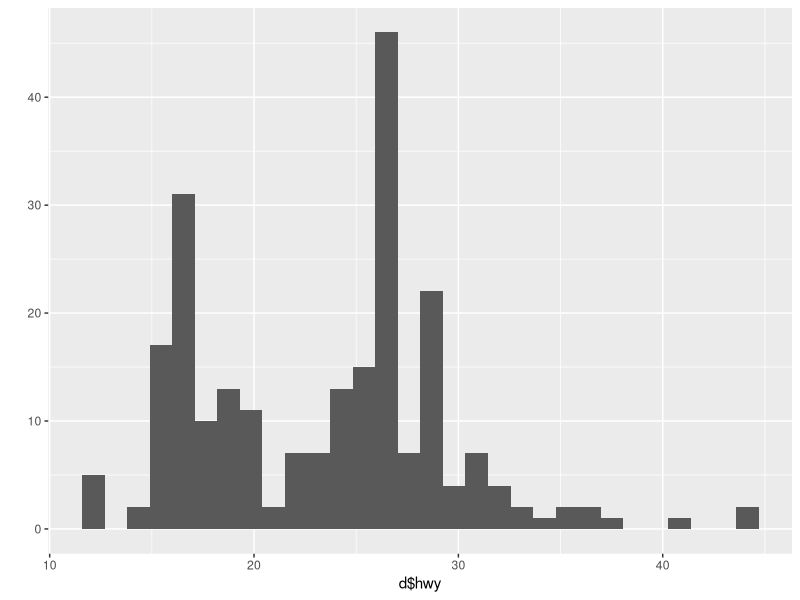
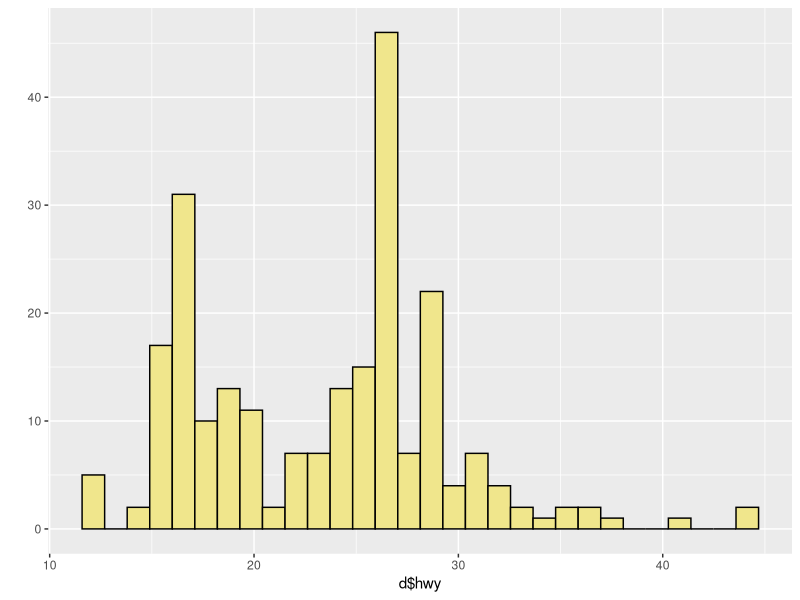
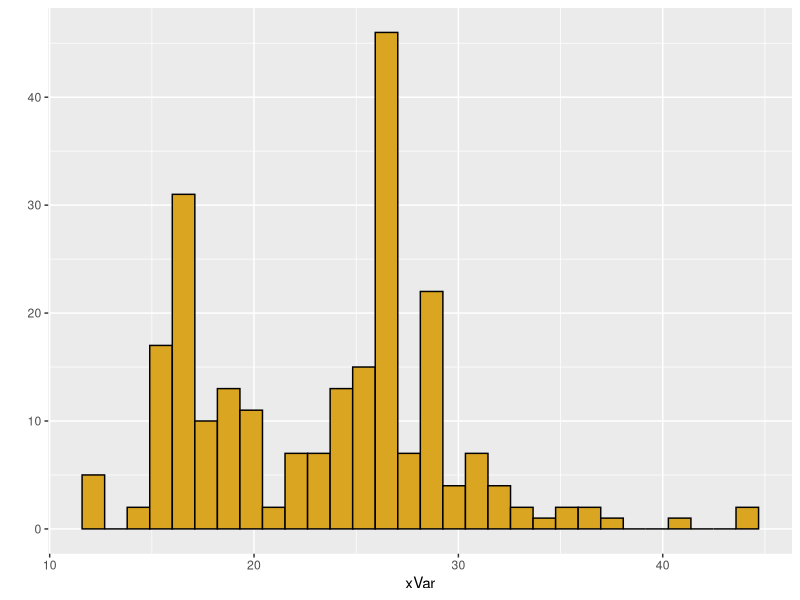
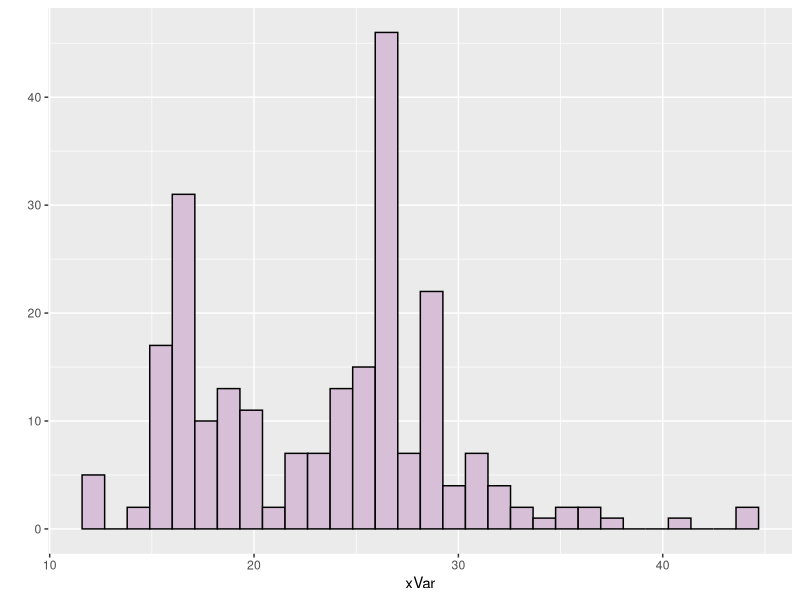
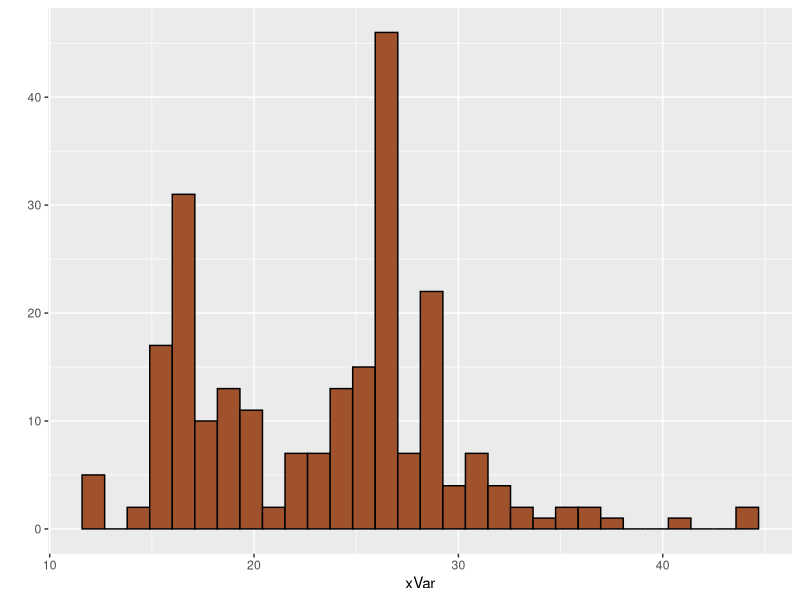
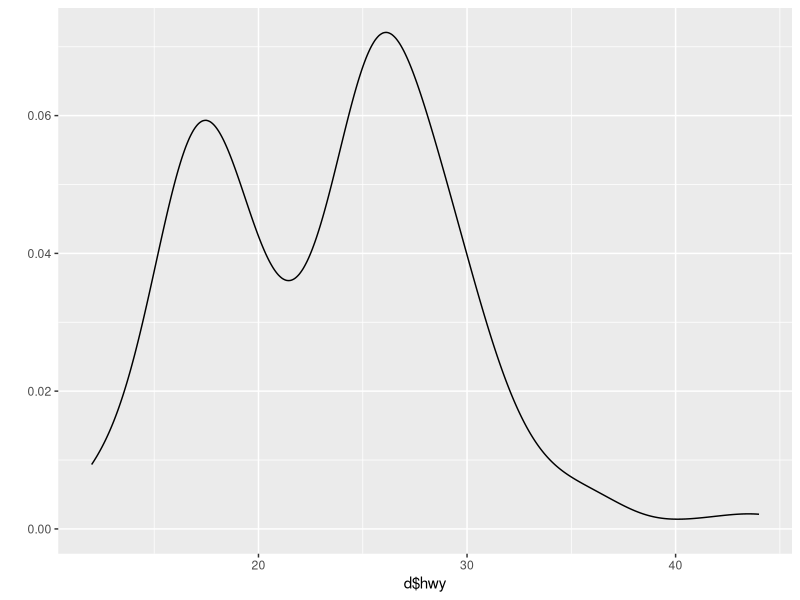
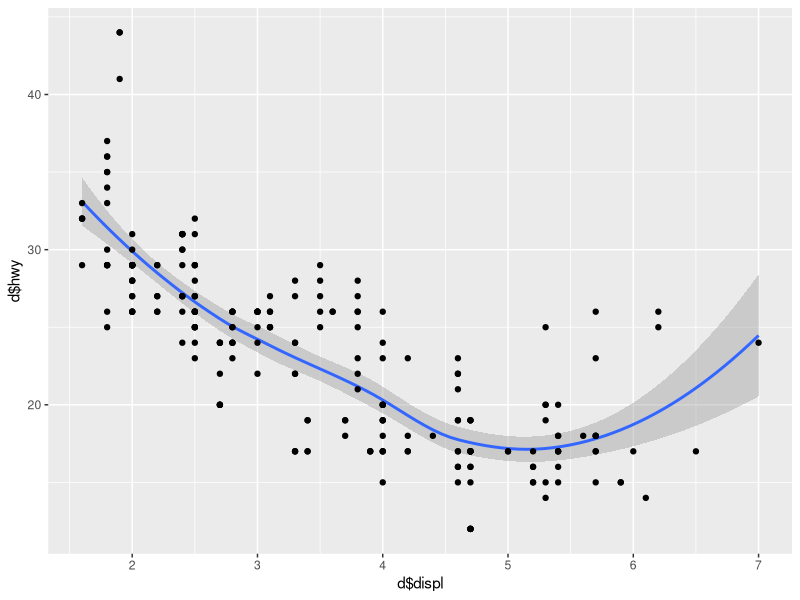
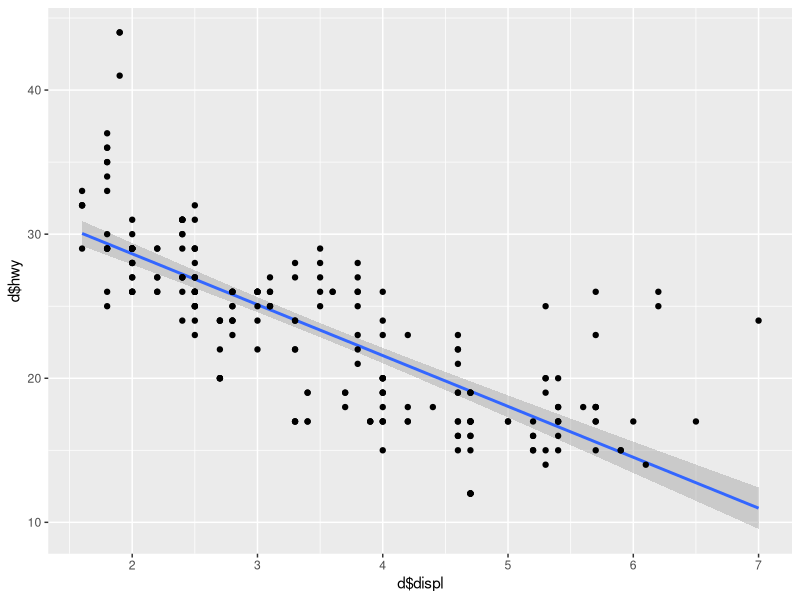

Write the R code that produced these figures, in order.
## ---- chunk 1
library(ggplot2)
library(ggthemes)
library(patchwork)
library(TeachingDemos)
char2seed("10th Avenue Freeze-Out")
d <- mpg # use built in mpg data frame
str(d)
table(d$fl)

## ---- chunk 2
# basic histogram
qplot(x=d$hwy)
qplot(x=d$hwy,fill=I("khaki"),color=I("black"))

# make your own custom histogram function
myHisto <- function(xVar,filCol="goldenrod"){
qplot(x=xVar,color=I("black"),fill=I(filCol))}
myHisto(d$hwy)
myHisto(d$hwy,"thistle")
myHisto(xVar=d$hwy,filCol="sienna")
# basic density plot
qplot(x=d$hwy,geom="density")

# basic scatter plot
qplot(x=d$displ,y=d$hwy,geom=c("smooth","point"))
qplot(x=d$displ,y=d$hwy,geom=c("smooth","point"),method="lm")

# basic boxplot
qplot(x=d$fl, y=d$cty,geom="boxplot",fill=I("green"))       

# basic barplot (long format)
qplot(x=d$fl,geom="bar",fill=I("green"))
qplot(x=d$fl,geom="bar",fill="green")

# bar plot with specified counts or meansw
xTreatment <- c("Control","Low","High")
yResponse <- c(12,2.5,22.9)
qplot(x=xTreatment,y=yResponse,geom="col",fill=I(c("red","green","blue")))
# basic curves and functions
myVec <- seq(1,100,by=0.1)
myFun <- function(x) sin(x) + 0.1*x
qplot(x=myVec,y=sin(myVec),geom="line") # built in functions
qplot(x=myVec,y=dgamma(myVec,shape=5, scale=3),geom="line") # stats d functions
qplot(x=myVec,y=myFun(myVec),geom="line") # user-defined functions

## ---- chunk 3
 p1 <- ggplot(data=d, mapping=aes(x=displ,y=cty)) + geom_point()
 print(p1)
 
 p1 + theme_classic() # no grid lines
 p1 + theme_linedraw() # black frame
 p1 + theme_dark() # good for brightly colored points
 p1 + theme_base() # mimics base R
 p1 + theme_par() # matches current par settings in base
 p1 + theme_void() # shows data only
 p1 + theme_solarized() # good for web pages
 p1 + theme_economist() # many specialized themes
 p1 + theme_grey() # ggplots default theme
## ---- chunk 4
 # use theme parameters to modify font and font size
 p1 + theme_classic(base_size=40,base_family="serif")
 # defaults: theme_grey, base_size=16,base_family="Helvetica")
 # font families (Mac): Times, Ariel, Monaco, Courier, Helvetica, serif,sans
 
# use coordinate_flip to invert entire plot
 p2 <- ggplot(data=d, mapping=aes(x=fl,fill=fl)) + geom_bar()
 print(p2)
 p2 + coord_flip() + theme_grey(base_size=20,base_family="sans")
## ---- chunk 5

 p1 <- ggplot(data=d, mapping=aes(x=displ,y=cty)) + 
 geom_point(size=7,shape=21,color="black",fill="steelblue") +
 labs(title="My graph title here",
      subtitle="An extended subtitle that will print below the main title",
      x="My x axis label",
      y="My y axis label") +
      xlim(0,4) + ylim(0,20)
 print(p1)
 
